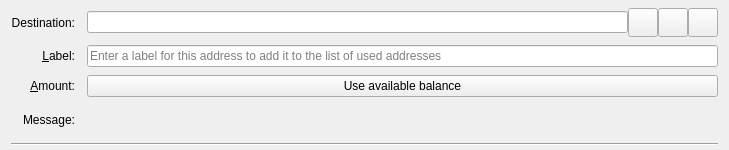
<?xml version="1.0" encoding="UTF-8"?>
<ui version="4.0">
 <class>SendCoinsEntry</class>
 <widget class="QWidget" name="SendCoinsEntry">
  <property name="geometry">
   <rect>
    <x>0</x>
    <y>0</y>
    <width>729</width>
    <height>150</height>
   </rect>
  </property>
  <property name="focusPolicy">
   <enum>Qt::TabFocus</enum>
  </property>
  <property name="autoFillBackground">
   <bool>false</bool>
  </property>
  <layout class="QGridLayout" name="gridLayout">
   <property name="topMargin">
    <number>8</number>
   </property>
   <property name="bottomMargin">
    <number>4</number>
   </property>
   <property name="horizontalSpacing">
    <number>12</number>
   </property>
   <property name="verticalSpacing">
    <number>8</number>
   </property>
   <item row="0" column="0">
    <widget class="QLabel" name="payToLabel">
     <property name="text">
      <string>Destination:</string>
     </property>
     <property name="alignment">
      <set>Qt::AlignRight|Qt::AlignTrailing|Qt::AlignVCenter</set>
     </property>
     <property name="buddy">
      <cstring>payTo</cstring>
     </property>
    </widget>
   </item>
   <item row="0" column="1">
    <layout class="QHBoxLayout" name="payToLayout">
     <property name="spacing">
      <number>0</number>
     </property>
     <item>
      <widget class="QValidatedLineEdit" name="payTo">
       <property name="toolTip">
        <string>Quicksilver destination address</string>
       </property>
      </widget>
     </item>
     <item>
      <widget class="QToolButton" name="addressBookButton">
       <property name="toolTip">
        <string>Choose previously used address</string>
       </property>
       <property name="text">
        <string/>
       </property>
       <property name="icon">
        <iconset resource="../quicksilver.qrc">
         <normaloff>:/icons/address-book</normaloff>:/icons/address-book</iconset>
       </property>
       <property name="iconSize">
        <size>
         <width>22</width>
         <height>22</height>
        </size>
       </property>
       <property name="shortcut">
        <string>Alt+A</string>
       </property>
      </widget>
     </item>
     <item>
      <widget class="QToolButton" name="pasteButton">
       <property name="toolTip">
        <string>Paste address from clipboard</string>
       </property>
       <property name="text">
        <string/>
       </property>
       <property name="icon">
        <iconset resource="../quicksilver.qrc">
         <normaloff>:/icons/editpaste</normaloff>:/icons/editpaste</iconset>
       </property>
       <property name="iconSize">
        <size>
         <width>22</width>
         <height>22</height>
        </size>
       </property>
       <property name="shortcut">
        <string>Alt+P</string>
       </property>
      </widget>
     </item>
     <item>
      <widget class="QToolButton" name="deleteButton">
       <property name="toolTip">
        <string>Remove this entry</string>
       </property>
       <property name="text">
        <string/>
       </property>
       <property name="icon">
        <iconset resource="../quicksilver.qrc">
         <normaloff>:/icons/remove</normaloff>:/icons/remove</iconset>
       </property>
       <property name="iconSize">
        <size>
         <width>22</width>
         <height>22</height>
        </size>
       </property>
      </widget>
     </item>
    </layout>
   </item>
   <item row="1" column="0">
    <widget class="QLabel" name="labellLabel">
     <property name="text">
      <string>&amp;Label:</string>
     </property>
     <property name="alignment">
      <set>Qt::AlignRight|Qt::AlignTrailing|Qt::AlignVCenter</set>
     </property>
     <property name="buddy">
      <cstring>addAsLabel</cstring>
     </property>
    </widget>
   </item>
   <item row="1" column="1">
    <widget class="QLineEdit" name="addAsLabel">
     <property name="toolTip">
      <string>Enter a label for this address to add it to the list of used addresses</string>
     </property>
     <property name="placeholderText">
      <string>Enter a label for this address to add it to the list of used addresses</string>
     </property>
    </widget>
   </item>
   <item row="2" column="0">
    <widget class="QLabel" name="amountLabel">
     <property name="text">
      <string>&amp;Amount:</string>
     </property>
     <property name="alignment">
      <set>Qt::AlignRight|Qt::AlignTrailing|Qt::AlignVCenter</set>
     </property>
     <property name="buddy">
      <cstring>payAmount</cstring>
     </property>
    </widget>
   </item>
   <item row="2" column="1">
    <layout class="QHBoxLayout" name="horizontalLayoutAmount" stretch="0,1,0">
     <item>
      <widget class="QuicksilverAmountField" name="payAmount" native="true">
       <property name="toolTip">
        <string>The transfer amount in the selected unit</string>
       </property>
      </widget>
     </item>
     <item>
      <widget class="QPushButton" name="useAvailableBalanceButton">
       <property name="text">
        <string>Use available balance</string>
       </property>
      </widget>
     </item>
    </layout>
   </item>
   <item row="3" column="0">
    <widget class="QLabel" name="messageLabel">
     <property name="text">
      <string>Message:</string>
     </property>
     <property name="alignment">
      <set>Qt::AlignRight|Qt::AlignTrailing|Qt::AlignVCenter</set>
     </property>
    </widget>
   </item>
   <item row="3" column="1">
    <widget class="QLabel" name="messageTextLabel">
     <property name="toolTip">
      <string>A message that was attached to the quicksilver: URI which will be stored with the transaction for your reference. Note: This message will not be sent over the Quicksilver network.</string>
     </property>
     <property name="textFormat">
      <enum>Qt::PlainText</enum>
     </property>
    </widget>
   </item>
   <item row="4" column="0" colspan="2">
    <widget class="Line" name="line">
     <property name="orientation">
      <enum>Qt::Horizontal</enum>
     </property>
    </widget>
   </item>
  </layout>
 </widget>
 <customwidgets>
  <customwidget>
   <class>QValidatedLineEdit</class>
   <extends>QLineEdit</extends>
   <header>qt/qvalidatedlineedit.h</header>
  </customwidget>
  <customwidget>
   <class>QuicksilverAmountField</class>
   <extends>QWidget</extends>
   <header>qt/quicksilveramountfield.h</header>
   <container>1</container>
  </customwidget>
 </customwidgets>
 <tabstops>
  <tabstop>payTo</tabstop>
  <tabstop>addressBookButton</tabstop>
  <tabstop>pasteButton</tabstop>
  <tabstop>deleteButton</tabstop>
  <tabstop>addAsLabel</tabstop>
  <tabstop>payAmount</tabstop>
 </tabstops>
 <resources>
  <include location="../quicksilver.qrc"/>
 </resources>
 <connections/>
</ui>
